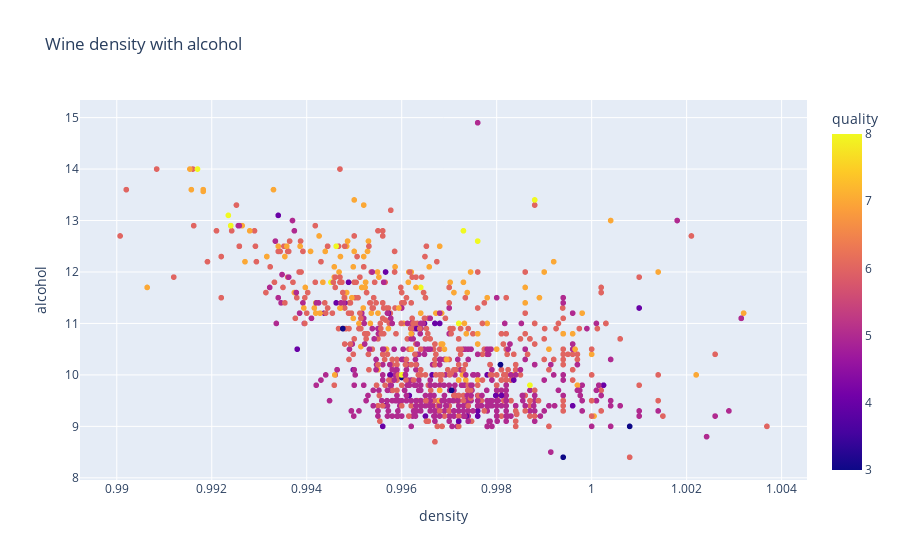

Notebook code cell kept with this figure:
### Code cell
px.scatter(df,x='density', y='alcohol',
           hover_name="pH", color='quality', title="Wine density with alcohol")

### Figure 1 — Plotly figure (JSON) as saved in the notebook; plotly's stock layout.template omitted (floating-point values rounded to 4 significant figures; data arrays with more than 128 entries replaced by an {"elided": "..."} marker saying what was removed)
{"data": [{"hovertemplate": "<b>%{hovertext}</b><br><br>density=%{x}<br>alcohol=%{y}<br>quality=%{marker.color}<extra></extra>", "hovertext": {"elided": "1018 str values"}, "legendgroup": "", "marker": {"color": {"elided": "1018 int values"}, "coloraxis": "coloraxis", "symbol": "circle"}, "mode": "markers", "name": "", "showlegend": false, "type": "scattergl", "x": {"elided": "1018 float values"}, "xaxis": "x", "y": {"elided": "1018 float values"}, "yaxis": "y"}], "layout": {"coloraxis": {"colorbar": {"title": {"text": "quality"}}, "colorscale": [[0, "#0d0887"], [0.1111, "#46039f"], [0.2222, "#7201a8"], [0.3333, "#9c179e"], [0.4444, "#bd3786"], [0.5556, "#d8576b"], [0.6667, "#ed7953"], [0.7778, "#fb9f3a"], [0.8889, "#fdca26"], [1, "#f0f921"]]}, "legend": {"tracegroupgap": 0}, "title": {"text": "Wine density with alcohol"}, "xaxis": {"anchor": "y", "domain": [0, 1], "title": {"text": "density"}}, "yaxis": {"anchor": "x", "domain": [0, 1], "title": {"text": "alcohol"}}}}
